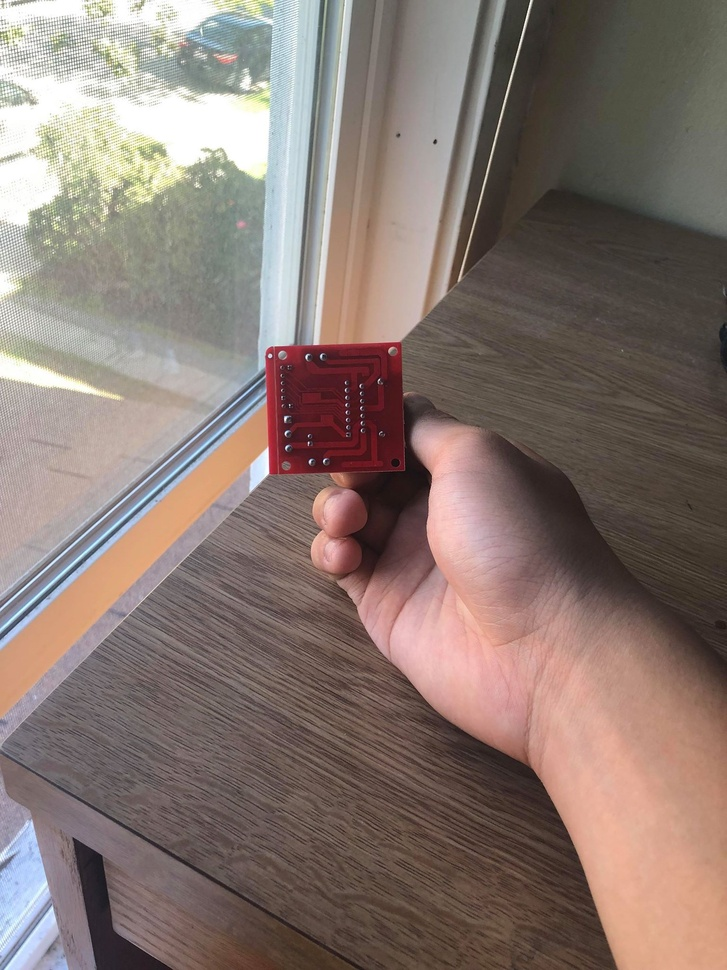
#> input picture image.jpg, 727 x 970 px, shrunk from 1536 x 2048 before the run
$ jupyter execute Untitled.ipynb
#> lines starting #> are read from the running program, lines starting #| are printed output that depends on the picture; after the words box and inside, x2 and y2 are one past the last pixel; in counts of white or black regions, pixels touching at a corner belong together
[cell 1]
import cv2
import numpy as np
from matplotlib import pyplot as plt
from scipy import ndimage

[cell 2]
def nonMaxSuppress(res, loc):
    indicesToKeep = []
    for i in range(len(loc[0])):
        x, y = loc[0][i], loc[1][i]
        if res[x][y] > res[x - 1][y - 1] and res[x][y] > res[x - 1][y] and res[x][y] > res[x - 1][y + 1]\
        and res[x][y] > res[x][y - 1] and res[x][y] > res[x - 1][y + 1]\
        and res[x][y] > res[x + 1][y - 1] and res[x][y] > res[x + 1][y] and res[x][y] > res[x + 1][y + 1]:
            indicesToKeep.append(i)
    return [loc[0][indicesToKeep], loc[1][indicesToKeep]]

[cell 3]
def findIntersection(loc1, loc2):
    xs, ys = [], []
    for i in range(len(loc1[0])):
        x, y = loc[0][i], loc1[1][i]
        for j in range(len(loc2[0])):
            z, t = loc2[0][j], loc2[1][j]
            if x == z and t == y:
                xs.append(z)
                ys.append(y)
                break
    return (xs, ys)

[cell 4]
import cv2 as cv
import numpy as np
from matplotlib import pyplot as plt
img_rgb = cv.imread('image.jpg')
#> img_rgb is the input picture: shape (970, 727, 3); mean B, G, R 112.5, 119.2, 135.5
img_gray = cv.cvtColor(img_rgb, cv.COLOR_BGR2GRAY)
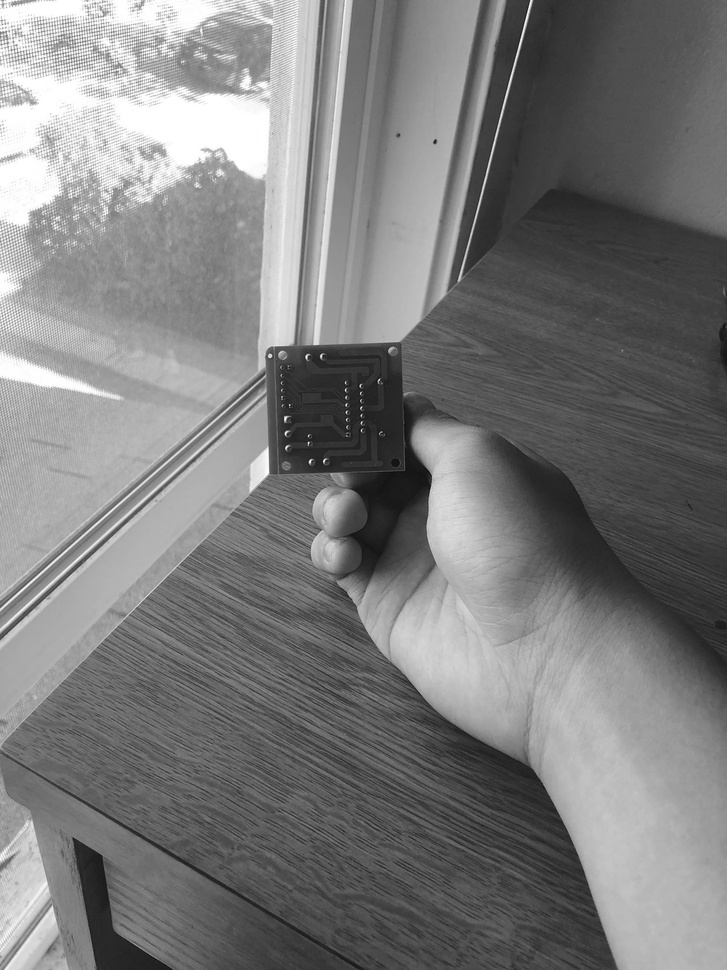
#> img_gray: shape (970, 727); min 11, max 255, mean 123.3
template = cv.imread('template2.png',0)
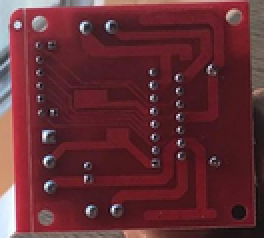
#> input picture template2.png, 132 x 119 px, shrunk from 278 x 252 before the run (shown 2 times larger)
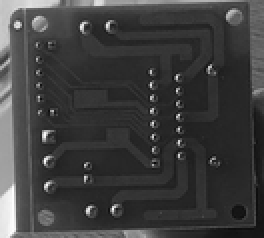
#> template: shape (119, 132) (shown 2 times larger); min 9, max 255, mean 62.6
plt.imshow(img_rgb)
plt.show()
plt.imshow(template)
plt.show()

w, h = template.shape[::-1]
#> w = 132; h = 119
res = cv.matchTemplate(img_gray,template,cv.TM_CCOEFF_NORMED)
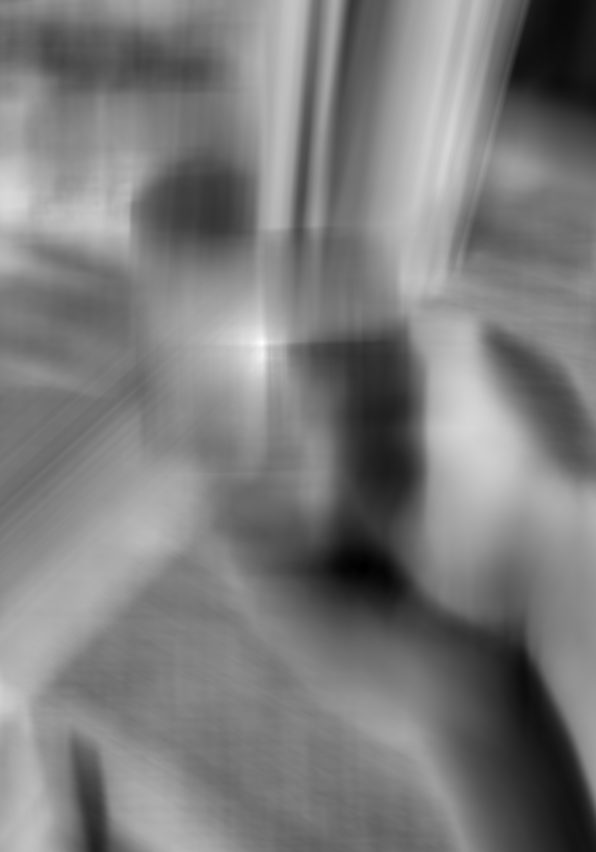
#> res: shape (852, 596) float32; min -0.564, max 0.753, mean 0.0779; drawn with min black and max white
maxes = (res == ndimage.filters.maximum_filter(res, size = (50, 50)))
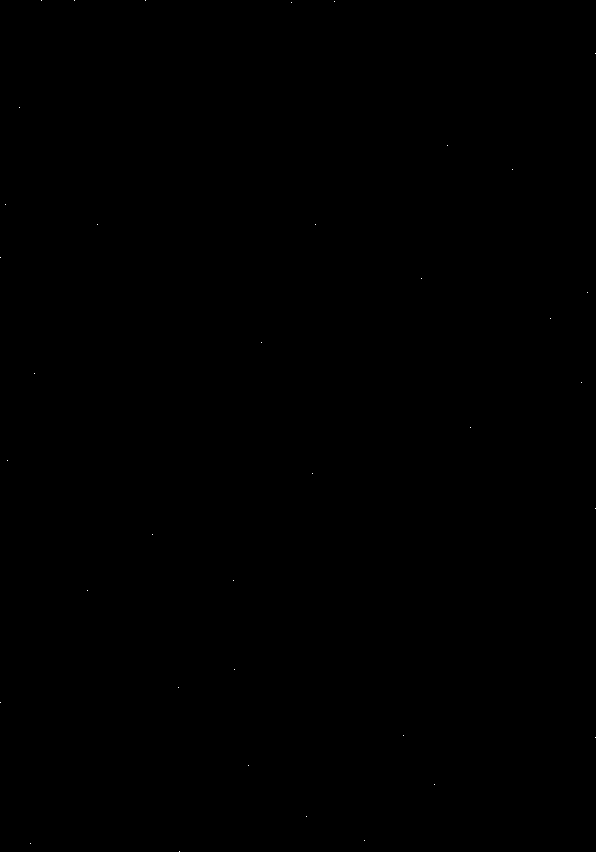
#> maxes: shape (852, 596) bool; 0.01% white in thin lines or dots
threshold = 0.7
loc = np.where(res >= threshold)
#> loc = 27 positions, rows 339 to 345, columns 257 to 263
loc2 = np.where(maxes)
#> loc2 = 37 positions, rows 0 to 851, columns 0 to 595

loc = findIntersection(loc, loc2)
#> the loop in findIntersection, `for i in range(len(loc1[0])):` made 27 passes
#> (x, y) on passes 1 to 12: (339, 261), (340, 260), (340, 261), (340, 262), (341, 258), (341, 259), (341, 260), (341, 261), (341, 262), (341, 263), (342, 257), (342, 258)
#> after the loop in findIntersection, `for i in range(len(loc1[0])):`: xs = [342]; ys = [261]
#> loc = ([342], [261])
print(loc)
#| ([342], [261])

for pt in zip(*loc[::-1]):
    cv.rectangle(img_rgb, pt, (pt[0] + w, pt[1] + h), (0,0,255), 2)
#> this loop made 1 pass
#> pt on pass 1: (261, 342)
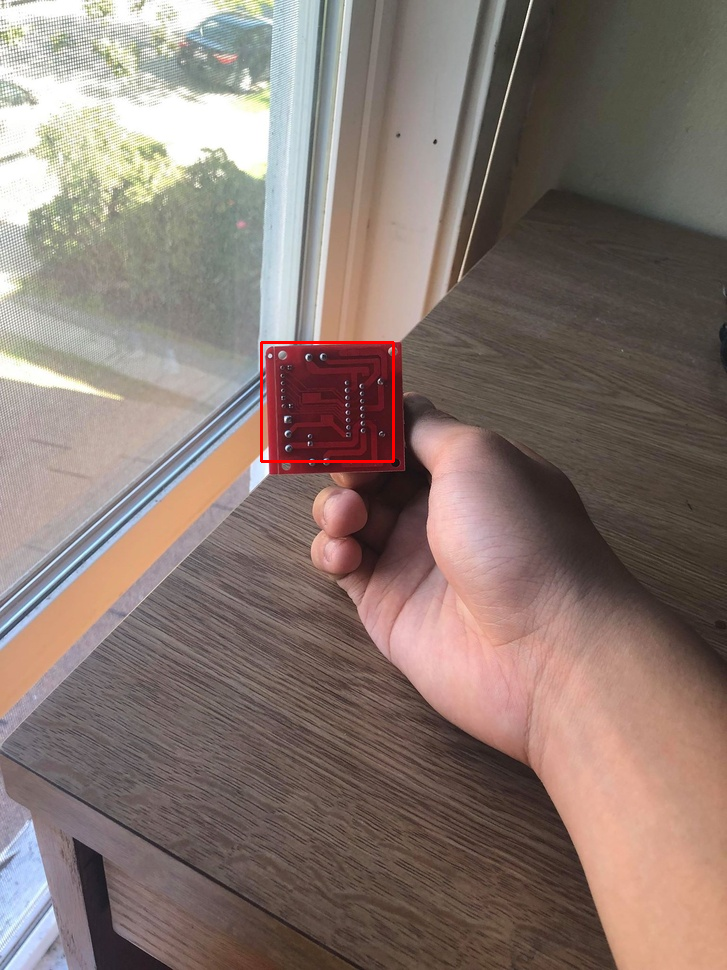
#> img_rgb: shape (970, 727, 3); 0.21% of pixels changed, all inside (x1, y1, x2, y2) = (260, 341, 395, 463)
cv.imwrite('res.png',img_rgb)
#> Out = True

[cell 5]
img2 = img_gray
e = 0  #line search leeway
fireTemplates = []
for i in range(len(loc[0])):
    x = loc[0][i]
    y = loc[1][i]
    fireTemplate = img_gray[x:x+w, y:y+h]
    img2slice = img2[x - e :x+w + e, :]
    plt.imshow(img2slice)
    res = cv.matchTemplate(img2slice,fireTemplate,cv.TM_CCOEFF_NORMED)
    location = max(range(len(res[0])), key = lambda x: res[0][x])
    print(location)
#> this loop made 1 pass
#> (x, y, location) on pass 1: (342, 261, 261)
#| 261
#> pass 1, `fireTemplate = img_gray[x:x+w, y:y+h]`:
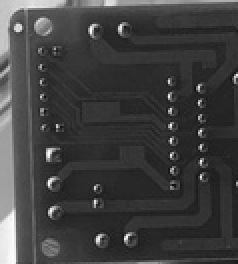
#> fireTemplate: shape (132, 119) (shown 2 times larger); min 14, max 254, mean 64.1
#> pass 1, `img2slice = img2[x - e :x+w + e, :]`:
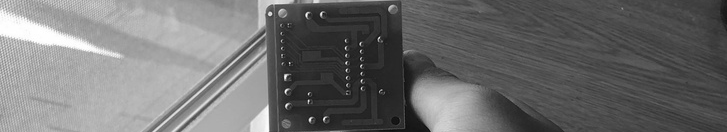
#> img2slice: shape (132, 727); min 11, max 255, mean 110.9
    #line search
